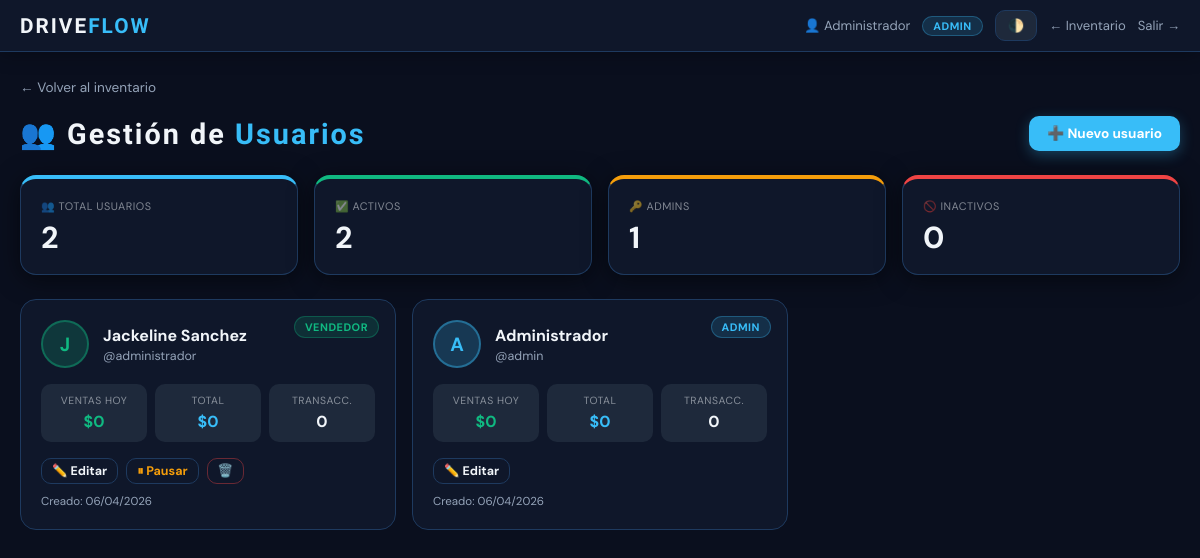
The app's page /usuarios (signed in) with its own data.
### models.py (models this page shows, shortened)
class Usuario(db.Model):
    __tablename__ = 'usuario'
    id            = db.Column(db.Integer, primary_key=True)
    username      = db.Column(db.String(50), nullable=False, unique=True)
    password_hash = db.Column(db.String(256), nullable=False)
    nombre        = db.Column(db.String(100), default='')
    rol           = db.Column(db.String(20), default='vendedor')  # admin|supervisor|cajero|vendedor
    activo        = db.Column(db.Boolean, default=True)
    creado_en     = db.Column(db.DateTime, default=datetime.utcnow)
    ventas        = db.relationship('Venta', backref='usuario', lazy=True, foreign_keys='Venta.usuario_id')

### routes/usuarios.py (the view)
@usuarios_bp.route('/usuarios')
@admin_required
def lista():
    usuarios = Usuario.query.order_by(Usuario.creado_en.desc()).all()
    hoy = datetime.utcnow().date()
    stats = {}
    for u in usuarios:
        ventas_hoy   = Venta.query.filter(Venta.usuario_id == u.id, func.date(Venta.fecha) == hoy).all()
        total_hoy    = sum(v.total_venta for v in ventas_hoy)
        total_global = db.session.query(func.sum(Venta.total_venta)).filter(Venta.usuario_id == u.id).scalar() or 0
        total_ventas = Venta.query.filter(Venta.usuario_id == u.id).count()
        stats[u.id] = {'hoy': total_hoy, 'global': total_global, 'cant': total_ventas}
    return render_template('usuarios.html', usuarios=usuarios, stats=stats)

### routes/usuarios.py (called while the page is built)
def admin_required(f):
    from functools import wraps
    @wraps(f)
    def wrap(*a, **kw):
        if session.get('user_rol') != 'admin':
            flash('⛔ Solo administradores pueden acceder.', 'danger')
            return redirect(url_for('inventario.inicio'))
        return f(*a, **kw)
    return wrap

### templates/usuarios.html (shortened to what this page needs)
<!DOCTYPE html>
<html lang="es">
<head>
    <link rel="stylesheet" href="{{ url_for('static', filename='css/main.css') }}">
</head>
<body>
<nav class="topbar">
    <div class="topbar-left">
        <span class="logo-sm">DRIVE<span>FLOW</span></span>
    </div>
    <div class="topbar-right">
        <span class="user-info">👤 {{ session.get('user_nombre') }}</span>
        <span class="rol-badge rol-admin">ADMIN</span>
        <button class="theme-btn" onclick="toggleTheme()">🌓</button>
        <a href="/" class="btn-logout">← Inventario</a>
        <a href="/logout" class="btn-logout">Salir →</a>
    </div>
</nav>
<div class="container">
    <a href="/" class="back-link">← Volver al inventario</a>
    <div class="page-header">
        <div class="page-title">👥 Gestión de <span>Usuarios</span></div>
        <button onclick="document.getElementById('modalCrear').classList.add('open')" class="btn btn-primary">
            ➕ Nuevo usuario
        </button>
    </div>
    <div class="kpis" style="margin-bottom:24px">
        <div class="kpi kpi-blue">
            <small>👥 TOTAL USUARIOS</small>
            <strong>{{ usuarios|length }}</strong>
        </div>
        <div class="kpi kpi-green">
            <small>✅ ACTIVOS</small>
            <strong>{{ usuarios|selectattr('activo')|list|length }}</strong>
        </div>
        <div class="kpi kpi-yellow">
            <small>🔑 ADMINS</small>
            <strong>{{ usuarios|selectattr('rol','eq','admin')|list|length }}</strong>
        </div>
        <div class="kpi kpi-red">
            <small>🚫 INACTIVOS</small>
            <strong>{{ usuarios|rejectattr('activo')|list|length }}</strong>
        </div>
    </div>
    <div class="users-grid">
        {% for u in usuarios %}
        <div class="user-card {{ 'inactivo' if not u.activo }}">
            <span class="rol-pill {{ u.rol }}">{{ u.rol.upper() }}</span>
            <div class="user-card__top">
                <div class="avatar {{ u.rol }}">{{ u.nombre[0].upper() if u.nombre else u.username[0].upper() }}</div>
                <div>
                    <div class="user-name">{{ u.nombre or u.username }}</div>
                    <div class="user-username">@{{ u.username }}</div>
                </div>
            </div>
            <div class="user-stats">
                <div class="ustat">
                    <small>Ventas hoy</small>
                    <strong style="color:var(--success)">${{ "{:,.0f}".format(stats[u.id]['hoy']) }}</strong>
                </div>
                <div class="ustat">
                    <small>Total</small>
                    <strong style="color:var(--primary)">${{ "{:,.0f}".format(stats[u.id]['global']) }}</strong>
                </div>
                <div class="ustat">
                    <small>Transacc.</small>
                    <strong>{{ stats[u.id]['cant'] }}</strong>
                </div>
            </div>
            <div class="user-actions">
                <button class="btn btn-outline btn-sm" onclick="abrirEditar(
                    '{{ u.id }}','{{ u.username }}','{{ u.nombre }}','{{ u.rol }}','{{ 1 if u.activo else 0 }}'
                )">✏️ Editar</button>
                {% if u.id != session['user_id'] %}
                <a href="/usuarios/toggle/{{ u.id }}" class="btn btn-outline btn-sm"
                   style="{{ 'color:var(--success)' if not u.activo else 'color:var(--warning)' }}">
                    {{ '✅ Activar' if not u.activo else '⏸ Pausar' }}
                </a>
                {% if u.username != 'admin' %}
                <a href="/usuarios/eliminar/{{ u.id }}" class="btn btn-outline btn-sm btn-red"
                   onclick="return confirm('¿Eliminar @{{ u.username }}?')">🗑️</a>
                {% endif %}
                {% endif %}
            </div>
            <div style="margin-top:10px;font-size:.72em;color:var(--muted)">
                Creado: {{ u.creado_en.strftime('%d/%m/%Y') }}
            </div>
        </div>
        {% endfor %}
    </div>
</div>
</body>
</html>

### static/css/main.css (style rules this page uses)
:root { --bg:#0a0f1e;--panel:#0f172a;--panel2:#1e293b; --text:#f1f5f9;--muted:#94a3b8;--border:#1e3a5f; --primary:#38bdf8;--success:#10b981;--danger:#ef4444;--warning:#f59e0b; --r:14px;--sh:0 4px 24px rgba(0,0,0,.5);--t:.25s ease; }
*,*::before,*::after { box-sizing:border-box;margin:0 }
body { background:var(--bg);color:var(--text);font-family:'DM Sans',sans-serif;transition:background var(--t),color var(--t);min-height:100vh;padding-bottom:80px }
.topbar { display:flex;justify-content:space-between;align-items:center;padding:10px 20px;background:var(--panel);border-bottom:1px solid var(--border);position:sticky;top:0;z-index:80;box-shadow:0 2px 20px rgba(0,0,0,.3) }
.topbar-left .logo-sm { font-family:'Rajdhani',sans-serif;font-size:1.3em;font-weight:700;letter-spacing:2px }
.topbar-left .logo-sm span { color:var(--primary) }
.topbar-right { display:flex;align-items:center;gap:12px;flex-wrap:wrap }
.user-info { font-size:.82em;color:var(--muted) }
.rol-badge { font-size:.68em;font-weight:700;padding:2px 10px;border-radius:20px;letter-spacing:.5px }
.rol-admin { background:rgba(56,189,248,.15);color:var(--primary);border:1px solid rgba(56,189,248,.3) }
.theme-btn { background:var(--panel2);border:1px solid var(--border);color:var(--text);padding:6px 12px;border-radius:10px;cursor:pointer;font-size:.82em;font-weight:600;font-family:inherit;transition:var(--t) }
.btn-logout { font-size:.82em;color:var(--muted);text-decoration:none;transition:color var(--t) }
.container { max-width:1200px;margin:auto;padding:24px 20px }
.kpis { display:grid;grid-template-columns:repeat(auto-fit,minmax(210px,1fr));gap:16px;margin-bottom:22px }
.kpi { background:var(--panel);padding:20px;border-radius:16px;border:1px solid var(--border);border-top:4px solid var(--primary);box-shadow:var(--sh);transition:transform .3s cubic-bezier(.175,.885,.32,1.275),box-shadow .3s;cursor:default }
.kpi small { display:block;font-size:.68em;opacity:.5;margin-bottom:8px;letter-spacing:.5px;text-transform:uppercase }
.kpi strong { display:block;font-size:1.9em;font-weight:700;line-height:1.1 }
.kpi-blue { border-top-color:var(--primary) }
.kpi-green { border-top-color:var(--success) }
.kpi-yellow { border-top-color:var(--warning) }
.kpi-red { border-top-color:var(--danger) }
.btn { display:inline-flex;align-items:center;justify-content:center;gap:5px;padding:9px 18px;border-radius:10px;border:none;cursor:pointer;font-weight:700;font-size:.85em;text-decoration:none;white-space:nowrap;font-family:inherit;transition:transform var(--t),filter var(--t),box-shadow var(--t) }
.btn-primary { background:var(--primary);color:#fff;box-shadow:0 4px 14px rgba(56,189,248,.3) }
.btn-outline { background:transparent;border:1px solid var(--border);color:var(--text) }
.btn-red { color:var(--danger)!important;border-color:rgba(239,68,68,.4)!important }
.btn-sm { padding:4px 10px;font-size:.78em }

### records on screen
Usuario: rol "VENDEDOR", nombre "J", nombre "Jackeline Sanchez", username "administrador", stats "0", activo "⏸ Pausar", creado_en "06/04/2026"
Usuario: rol "ADMIN", nombre "A", nombre "Administrador", username "admin", stats "0", creado_en "06/04/2026"

### other values on screen
{{ session.get('user_nombre') }} "Administrador"
{{ usuarios|length }} "2"
{{ usuarios|selectattr('activo')|list|length }} "2"
{{ usuarios|selectattr('rol','eq','admin')|list|length }} "1"
{{ usuarios|rejectattr('activo')|list|length }} "0"
